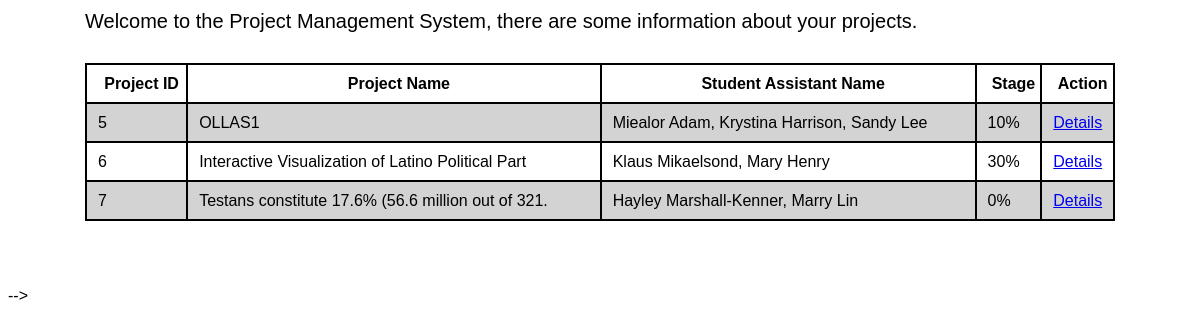
/professor_access/, run on the app's committed database.
### professor_access/models.py (models this page shows, shortened)
class Project(models.Model):
    name = models.CharField(max_length=50 )
    student_name = models.CharField(max_length=200)
    stage = models.CharField(max_length=50)
    description = models.TextField(blank=True)
    note = models.TextField(blank=True)
    file = models.FileField(upload_to='upload', blank=True, null=True)

### professor_access/views.py (the view)
def professor_list(request, template_name='professor_access/pa_list.html'):
    project = Project.objects.all()
    data = {}
    data['object_list'] = project
    return render(request, template_name, data)

### professor_access/templates/professor_access/pa_list.html (shortened to what this page needs)
{% extends "base.html" %}
{% load staticfiles %}
{% block content %}
<head>
</head>
<body>
<p class="hello1">Welcome to the Project Management System, there are some information about your projects.</p>
<table class="table">
    <tr>
        <th>Project ID</th>
        <th>Project Name</th>
        <th>Student Assistant Name</th>
        <th>Stage</th>
        <th>Action</th>
    </tr>
    {% for project in object_list %}
    <tr>
        <td>{{ project.id}}</td>
        <td>{{ project.name}}</td>
        <td>{{ project.student_name }}</td>
        <td>{{ project.stage }}</td>
        <td><a href="{% url 'professor_access:detail' project.id %}">Details</a>
        </td>
    </tr>
    {% endfor %}
</table><br /><br />
</body>
{% endblock %}

### professor_access/templates/professor_access/pa_list.html (style rules this page uses)
body { background-color: white; font-family: Arial, Helvetica, sans-serif; }
.table { width:1030px; margin: left; border-collapse: collapse; background-color:lightgrey; font-size:16px; line-height: 35px; margin: 30px auto; text-indent:10px; }
td,th { border:2px solid black; }
tr:nth-child(odd) { background-color:white; }
.hello1 { font-size:20px; width:1030px; margin: 10px auto; }

### data on the page
Project: id "5", name "OLLAS1", student_name "Miealor Adam, Krystina Harrison, Sandy Lee", stage "10%"
Project: id "6", name "Interactive Visualization of Latino Political Part", student_name "Klaus Mikaelsond, Mary Henry", stage "30%"
Project: id "7", name "Testans constitute 17.6% (56.6 million out of 321.", student_name "Hayley Marshall-Kenner, Marry Lin", stage "0%"
